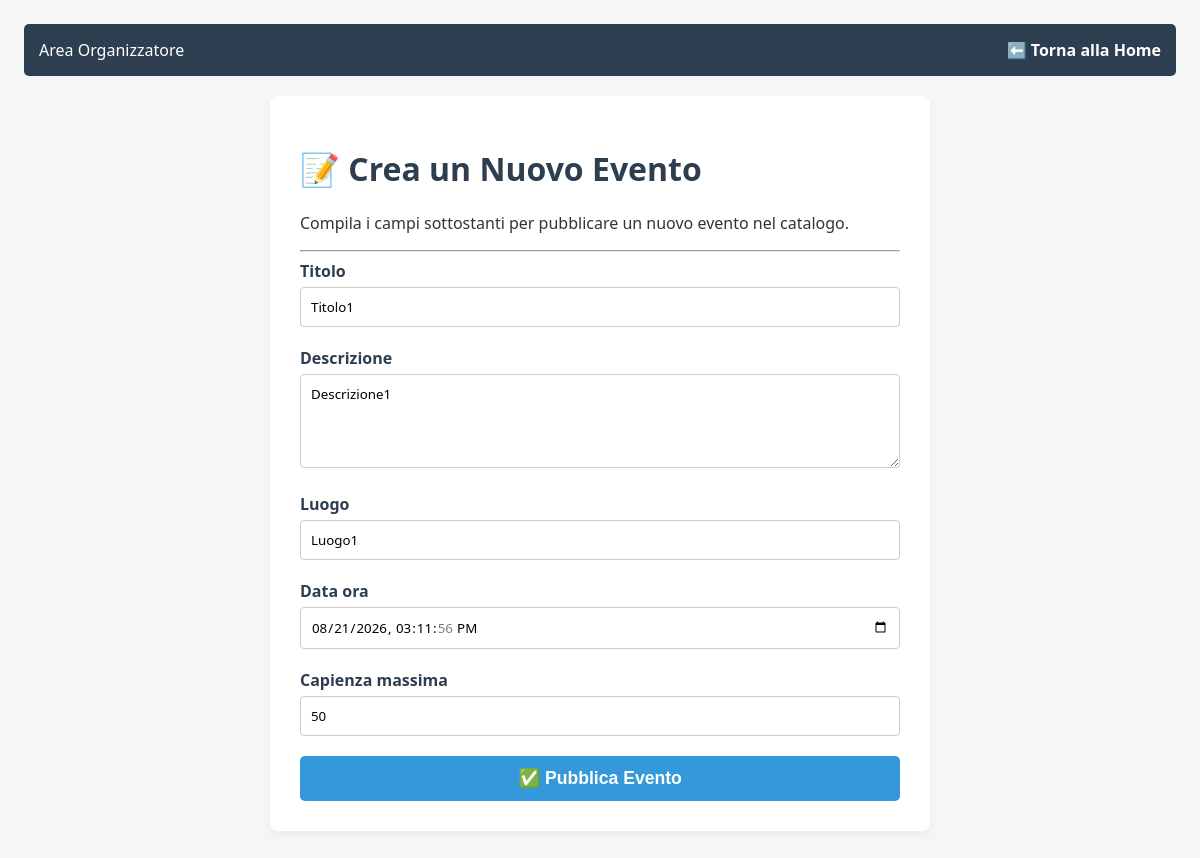
Before: /evento/1/modifica/ (signed in) with the older database file.
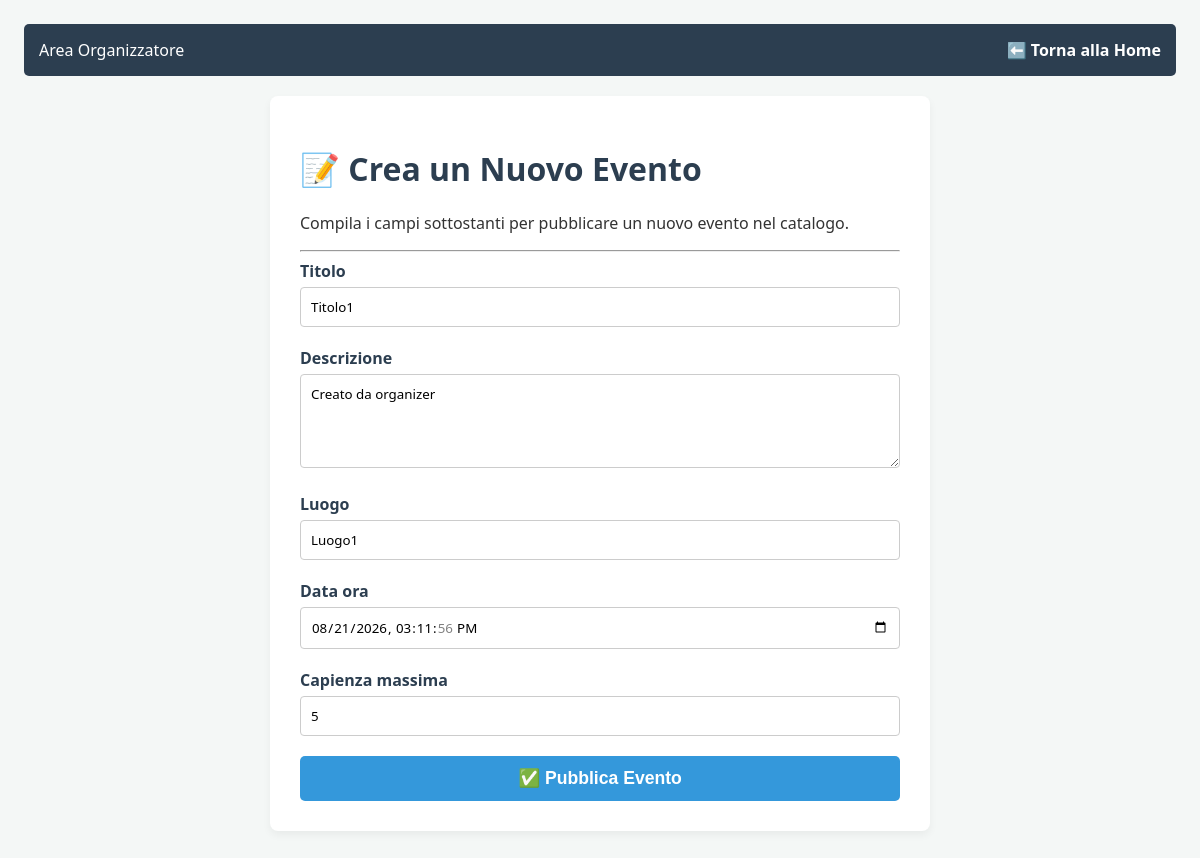
After: the same page with the newer database file.
### eventi/models.py (models this page shows, shortened)
class Evento(models.Model):
    titolo = models.CharField(max_length=200)
    descrizione = models.TextField()
    data_ora = models.DateTimeField()
    luogo = models.CharField(max_length=200)
    organizzatore = models.ForeignKey(
        settings.AUTH_USER_MODEL,
        on_delete=models.CASCADE,
        related_name='eventi_creati'
    )
    capienza_massima = models.PositiveIntegerField()

### eventi/views.py (the view)
# urls.py: path('evento/<int:evento_id>/modifica/', views.modifica_evento, name='modifica_evento'),
@login_required
def modifica_evento(request, evento_id):
    evento = get_object_or_404(Evento, id=evento_id)
    if evento.organizzatore != request.user and not request.user.is_superuser:
        return render(request, 'eventi/errore_permessi.html', status=403)
    if request.method == 'POST':
        form = EventoForm(request.POST, instance=evento)
        if form.is_valid():
            form.save()
            return redirect('dettaglio_evento', pk=evento.id)
    else:
        form = EventoForm(instance=evento)
    return render(request, 'eventi/crea_evento.html', {'form': form, 'modifica': True})

### eventi/forms.py
class EventoForm(forms.ModelForm):
    class Meta:
        model = Evento
        fields = ['titolo', 'descrizione', 'luogo', 'data_ora', 'capienza_massima']
        widgets = {
            'data_ora': forms.DateTimeInput(attrs={'type': 'datetime-local', 'class': 'form-input'}),
            'titolo': forms.TextInput(attrs={'class': 'form-input'}),
            'descrizione': forms.Textarea(attrs={'class': 'form-input', 'rows': 4}),
            'luogo': forms.TextInput(attrs={'class': 'form-input'}),
            'capienza_massima': forms.NumberInput(attrs={'class': 'form-input'}),
        }

### eventi/templates/eventi/crea_evento.html (shortened to what this page needs)
{% load static %}
<!DOCTYPE html>
<html lang="it">
<head>
    <link rel="stylesheet" href="{% static 'eventi/stile.css' %}">
</head>
<body>
    <div class="navbar">
        <div>Area Organizzatore</div>
        <div><a href="{% url 'home_eventi' %}" class="nav-link-torna">⬅️ Torna alla Home</a></div>
    </div>
    <div class="form-container">
        <h1 style="color: #2c3e50;">📝 Crea un Nuovo Evento</h1>
        <p>Compila i campi sottostanti per pubblicare un nuovo evento nel catalogo.</p>
        <hr>
        <form method="post">
            {% for field in form %}
                <div class="form-group">
                    <label for="{{ field.id_for_label }}">{{ field.label }}</label>
                    {{ field }}
                </div>
            {% endfor %}
            <button type="submit" class="btn-salva">✅ Pubblica Evento</button>
        </form>
    </div>
</body>
</html>

Changed rows visible on the page:
changed Evento "Titolo1": descrizione "Descrizione1" → "Creato da organizer"; capienza_massima "50" → "5"
